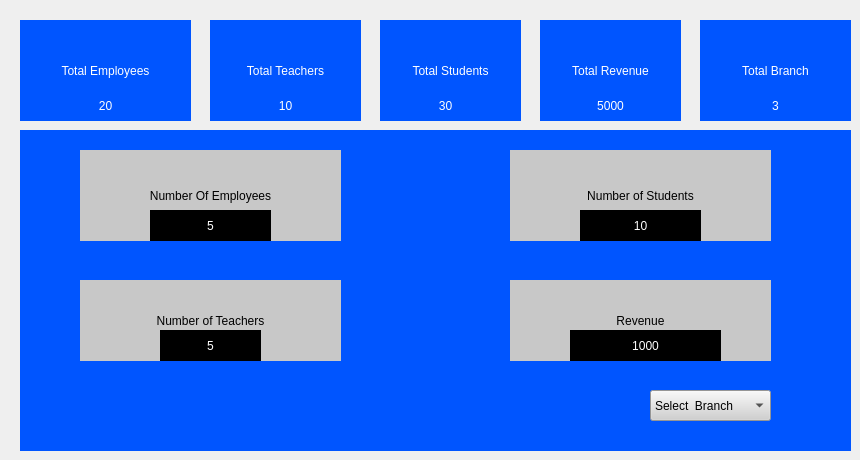
    <widget class="QWidget" name="Dashboard_tab">
     <attribute name="title">
      <string>Dashboard</string>
     </attribute>
     <widget class="QLabel" name="label_2">
      <property name="geometry">
       <rect>
        <x>20</x>
        <y>20</y>
        <width>171</width>
        <height>101</height>
       </rect>
      </property>
      <property name="styleSheet">
       <string notr="true">font: 100 10pt &quot;Century Gothic&quot;;
background-color: rgb(0, 85, 255);
color: rgb(255, 255, 255);</string>
      </property>
      <property name="text">
       <string>Total Employees</string>
      </property>
      <property name="alignment">
       <set>Qt::AlignCenter</set>
      </property>
     </widget>
     <widget class="QLabel" name="label_3">
      <property name="geometry">
       <rect>
        <x>210</x>
        <y>20</y>
        <width>151</width>
        <height>101</height>
       </rect>
      </property>
      <property name="styleSheet">
       <string notr="true">font: 75 10pt &quot;Century Gothic&quot;;
background-color: rgb(0, 85, 255);
color: rgb(255, 255, 255);
background-color: rgb(126, 0, 95);
background-color: qlineargradient(spread:pad, x1:0, y1:0, x2:1, y2:0, stop:0 rgba(0, 0, 0, 255), stop:1 rgba(255, 255, 255, 255));
background-color: rgb(0, 85, 255);</string>
      </property>
      <property name="text">
       <string>Total Teachers</string>
      </property>
      <property name="alignment">
       <set>Qt::AlignCenter</set>
      </property>
     </widget>
     <widget class="QLabel" name="label_4">
      <property name="geometry">
       <rect>
        <x>380</x>
        <y>20</y>
        <width>141</width>
        <height>101</height>
       </rect>
      </property>
      <property name="styleSheet">
       <string notr="true">font: 75 10pt &quot;Century Gothic&quot;;
background-color: rgb(0, 85, 255);
color: rgb(255, 255, 255);</string>
      </property>
      <property name="text">
       <string>Total Students</string>
      </property>
      <property name="alignment">
       <set>Qt::AlignCenter</set>
      </property>
     </widget>
     <widget class="QLabel" name="label_5">
      <property name="geometry">
       <rect>
        <x>540</x>
        <y>20</y>
        <width>141</width>
        <height>101</height>
       </rect>
      </property>
      <property name="styleSheet">
       <string notr="true">font: 75 10pt &quot;Century Gothic&quot;;
background-color: rgb(0, 85, 255);
color: rgb(255, 255, 255);</string>
      </property>
      <property name="text">
       <string>Total Revenue</string>
      </property>
      <property name="alignment">
       <set>Qt::AlignCenter</set>
      </property>
     </widget>
     <widget class="QWidget" name="dashboard_widget" native="true">
      <property name="geometry">
       <rect>
        <x>20</x>
        <y>130</y>
        <width>831</width>
        <height>321</height>
       </rect>
      </property>
      <property name="styleSheet">
       <string notr="true">background-color: rgb(255, 170, 255);
background-color: rgb(0, 85, 255);
</string>
      </property>
      <widget class="QLabel" name="label_11">
       <property name="geometry">
        <rect>
         <x>60</x>
         <y>20</y>
         <width>261</width>
         <height>91</height>
        </rect>
       </property>
       <property name="styleSheet">
        <string notr="true">font: 75 10pt &quot;Century Gothic&quot;;
background-color: rgb(255, 85, 255);
background-color: rgb(209, 0, 209);
background-color: rgb(200, 200, 200);</string>
       </property>
       <property name="text">
        <string>Number Of Employees</string>
       </property>
       <property name="alignment">
        <set>Qt::AlignCenter</set>
       </property>
      </widget>
      <widget class="QLabel" name="branch_employee_label">
       <property name="geometry">
        <rect>
         <x>130</x>
         <y>80</y>
         <width>121</width>
         <height>31</height>
        </rect>
       </property>
       <property name="styleSheet">
        <string notr="true">background-color: rgb(0, 0, 0);
color: rgb(255, 255, 255);
font: 75 22pt &quot;Century Gothic&quot;;</string>
       </property>
       <property name="text">
        <string>5</string>
       </property>
       <property name="alignment">
        <set>Qt::AlignCenter</set>
       </property>
      </widget>
      <widget class="QLabel" name="label_15">
       <property name="geometry">
        <rect>
         <x>60</x>
         <y>150</y>
         <width>261</width>
         <height>81</height>
        </rect>
       </property>
       <property name="styleSheet">
        <string notr="true">font: 75 10pt &quot;Century Gothic&quot;;
background-color: rgb(255, 85, 255);
background-color: rgb(209, 0, 209);
background-color: rgb(200, 200, 200);</string>
       </property>
       <property name="text">
        <string>Number of Teachers</string>
       </property>
       <property name="alignment">
        <set>Qt::AlignCenter</set>
       </property>
      </widget>
      <widget class="QLabel" name="label_16">
       <property name="geometry">
        <rect>
         <x>490</x>
         <y>20</y>
         <width>261</width>
         <height>91</height>
        </rect>
       </property>
       <property name="styleSheet">
        <string notr="true">font: 75 10pt &quot;Century Gothic&quot;;
background-color: rgb(255, 85, 255);
background-color: rgb(209, 0, 209);
background-color: rgb(200, 200, 200);</string>
       </property>
       <property name="text">
        <string>Number of Students</string>
       </property>
       <property name="alignment">
        <set>Qt::AlignCenter</set>
       </property>
      </widget>
      <widget class="QLabel" name="label_17">
       <property name="geometry">
        <rect>
         <x>490</x>
         <y>150</y>
         <width>261</width>
         <height>81</height>
        </rect>
       </property>
       <property name="styleSheet">
        <string notr="true">font: 75 10pt &quot;Century Gothic&quot;;
background-color: rgb(255, 85, 255);
background-color: rgb(209, 0, 209);
background-color: rgb(200, 200, 200);</string>
       </property>
       <property name="text">
        <string>Revenue</string>
       </property>
       <property name="alignment">
        <set>Qt::AlignCenter</set>
       </property>
      </widget>
      <widget class="QLabel" name="Branch_student_label">
       <property name="geometry">
        <rect>
         <x>560</x>
         <y>80</y>
         <width>121</width>
         <height>31</height>
        </rect>
       </property>
       <property name="styleSheet">
        <string notr="true">background-color: rgb(0, 0, 0);
color: rgb(255, 255, 255);
font: 75 22pt &quot;Century Gothic&quot;;</string>
       </property>
       <property name="text">
        <string>10</string>
       </property>
       <property name="alignment">
        <set>Qt::AlignCenter</set>
       </property>
      </widget>
      <widget class="QLabel" name="Branch_revenue_label">
       <property name="geometry">
        <rect>
         <x>550</x>
         <y>200</y>
         <width>151</width>
         <height>31</height>
        </rect>
       </property>
       <property name="styleSheet">
        <string notr="true">background-color: rgb(0, 0, 0);
color: rgb(255, 255, 255);
font: 75 22pt &quot;Century Gothic&quot;;</string>
       </property>
       <property name="text">
        <string>1000</string>
       </property>
       <property name="alignment">
        <set>Qt::AlignCenter</set>
       </property>
      </widget>
      <widget class="QLabel" name="Branch_teacher_label">
       <property name="geometry">
        <rect>
         <x>140</x>
         <y>200</y>
         <width>101</width>
         <height>31</height>
        </rect>
       </property>
       <property name="styleSheet">
        <string notr="true">background-color: rgb(0, 0, 0);
color: rgb(255, 255, 255);
font: 75 22pt &quot;Century Gothic&quot;;</string>
       </property>
       <property name="text">
        <string>5</string>
       </property>
       <property name="alignment">
        <set>Qt::AlignCenter</set>
       </property>
      </widget>
      <widget class="QComboBox" name="Dashboard_branch_drop">
       <property name="geometry">
        <rect>
         <x>630</x>
         <y>260</y>
         <width>121</width>
         <height>31</height>
        </rect>
       </property>
       <property name="styleSheet">
        <string notr="true">font: 75 10pt &quot;Century Gothic&quot;;
background-color: rgb(208, 208, 208);</string>
       </property>
       <item>
        <property name="text">
         <string>Select  Branch</string>
        </property>
       </item>
       <item>
        <property name="text">
         <string>HQ</string>
        </property>
       </item>
       <item>
        <property name="text">
         <string>Branch</string>
        </property>
       </item>
      </widget>
     </widget>
     <widget class="QLabel" name="label_6">
      <property name="geometry">
       <rect>
        <x>700</x>
        <y>20</y>
        <width>151</width>
        <height>101</height>
       </rect>
      </property>
      <property name="styleSheet">
       <string notr="true">font: 75 10pt &quot;Century Gothic&quot;;
background-color: rgb(0, 85, 255);
color: rgb(255, 255, 255);</string>
      </property>
      <property name="text">
       <string>Total Branch</string>
      </property>
      <property name="alignment">
       <set>Qt::AlignCenter</set>
      </property>
     </widget>
     <widget class="QLabel" name="Total_employee_label">
      <property name="geometry">
       <rect>
        <x>70</x>
        <y>90</y>
        <width>71</width>
        <height>31</height>
       </rect>
      </property>
      <property name="styleSheet">
       <string notr="true">color: rgb(255, 255, 255);
font: 75 22pt &quot;Century Gothic&quot;;</string>
      </property>
      <property name="text">
       <string>20</string>
      </property>
      <property name="alignment">
       <set>Qt::AlignCenter</set>
      </property>
     </widget>
     <widget class="QLabel" name="Total_teachers_label">
      <property name="geometry">
       <rect>
        <x>250</x>
        <y>90</y>
        <width>71</width>
        <height>31</height>
       </rect>
      </property>
      <property name="styleSheet">
       <string notr="true"> color: rgb(255, 255, 255);
font: 75 22pt &quot;Century Gothic&quot;;</string>
      </property>
      <property name="text">
       <string>10</string>
      </property>
      <property name="alignment">
       <set>Qt::AlignCenter</set>
      </property>
     </widget>
     <widget class="QLabel" name="Total_students_label">
      <property name="geometry">
       <rect>
        <x>410</x>
        <y>90</y>
        <width>71</width>
        <height>31</height>
       </rect>
      </property>
      <property name="styleSheet">
       <string notr="true"> color: rgb(255, 255, 255);
font: 75 22pt &quot;Century Gothic&quot;;</string>
      </property>
      <property name="text">
       <string>30</string>
      </property>
      <property name="alignment">
       <set>Qt::AlignCenter</set>
      </property>
     </widget>
     <widget class="QLabel" name="Total_revenue_label">
      <property name="geometry">
       <rect>
        <x>540</x>
        <y>90</y>
        <width>141</width>
        <height>31</height>
       </rect>
      </property>
      <property name="styleSheet">
       <string notr="true"> color: rgb(255, 255, 255);
font: 75 22pt &quot;Century Gothic&quot;;</string>
      </property>
      <property name="text">
       <string>5000</string>
      </property>
      <property name="alignment">
       <set>Qt::AlignCenter</set>
      </property>
     </widget>
     <widget class="QLabel" name="Total_branch_label">
      <property name="geometry">
       <rect>
        <x>740</x>
        <y>90</y>
        <width>71</width>
        <height>31</height>
       </rect>
      </property>
      <property name="styleSheet">
       <string notr="true"> color: rgb(255, 255, 255);
font: 75 22pt &quot;Century Gothic&quot;;</string>
      </property>
      <property name="text">
       <string>3</string>
      </property>
      <property name="alignment">
       <set>Qt::AlignCenter</set>
      </property>
     </widget>
    </widget>
